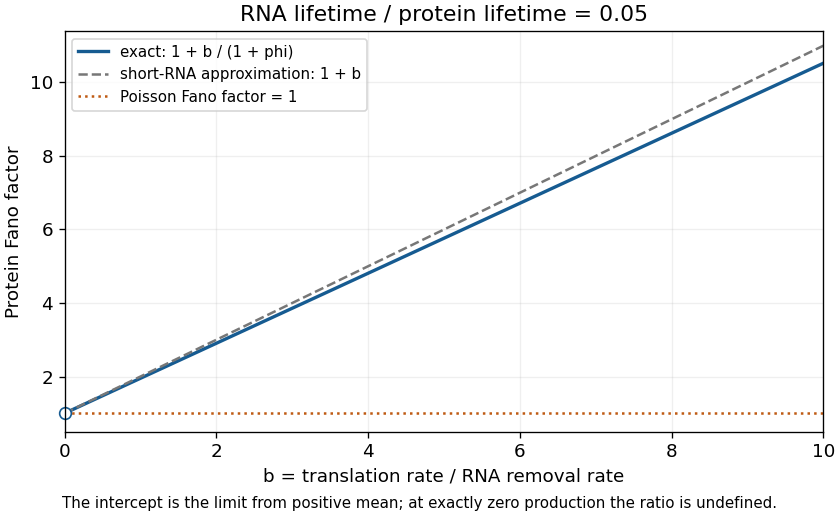

This chart was generated by the following Python code:
"""Original scientific figure; Python 3.14 with numpy/matplotlib. Writes one PNG in the current directory."""
from pathlib import Path
import numpy as np
import matplotlib
matplotlib.use("Agg")
import matplotlib.pyplot as plt
plt.rcParams.update({"font.size":11,"font.family":"DejaVu Sans","savefig.facecolor":"white"})
def save(fig):
    fig.savefig(Path.cwd()/Path(__file__).with_suffix(".png").name,dpi=120,facecolor="white",transparent=False,metadata={"Software":"Matplotlib"})
    plt.close(fig)

b=np.linspace(0,10,600);phi=.05;F=1+b/(1+phi)
fig,ax=plt.subplots(figsize=(7,4.3),layout="constrained")
ax.plot(b,F,color="#165b91",lw=2,label="exact: 1 + b / (1 + phi)")
ax.plot(b,1+b,color="#777777",ls="--",label="short-RNA approximation: 1 + b")
ax.axhline(1,color="#bf5a13",ls=":",label="Poisson Fano factor = 1")
ax.plot(0,1,"o",mfc="white",mec="#165b91",ms=7,clip_on=False)
ax.set(xlabel="b = translation rate / RNA removal rate",ylabel="Protein Fano factor",title="RNA lifetime / protein lifetime = 0.05",xlim=(0,10),ylim=(.5,11.4));ax.grid(alpha=.2);ax.legend(fontsize=9)
fig.supxlabel("The intercept is the limit from positive mean; at exactly zero production the ratio is undefined.",fontsize=9)
save(fig)
